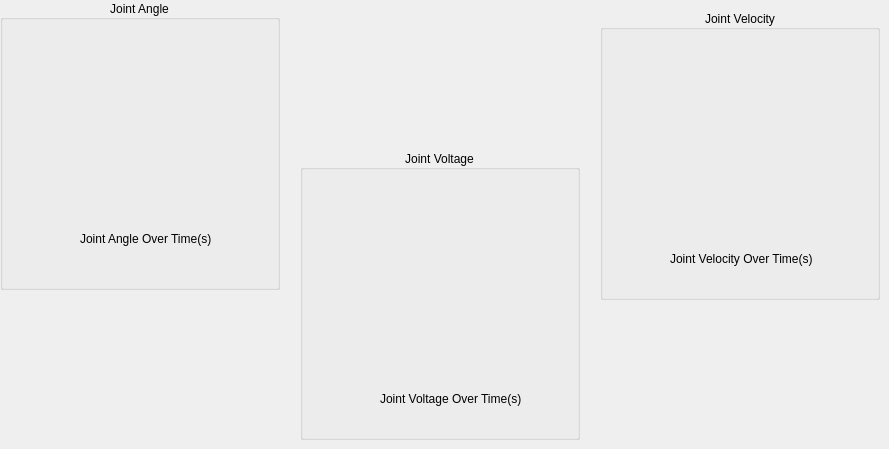
       <widget class="QWidget" name="tab_19">
        <attribute name="title">
         <string>Joint 2</string>
        </attribute>
        <widget class="QGroupBox" name="groupBox_28">
         <property name="geometry">
          <rect>
           <x>300</x>
           <y>150</y>
           <width>280</width>
           <height>290</height>
          </rect>
         </property>
         <property name="title">
          <string>Joint Voltage</string>
         </property>
         <property name="alignment">
          <set>Qt::AlignCenter</set>
         </property>
         <widget class="QLabel" name="label_116">
          <property name="geometry">
           <rect>
            <x>80</x>
            <y>240</y>
            <width>171</width>
            <height>17</height>
           </rect>
          </property>
          <property name="text">
           <string>Joint Voltage Over Time(s)</string>
          </property>
         </widget>
         <widget class="PlotWidget" name="voltageGraph_l2" native="true">
          <property name="geometry">
           <rect>
            <x>10</x>
            <y>30</y>
            <width>251</width>
            <height>191</height>
           </rect>
          </property>
         </widget>
        </widget>
        <widget class="QGroupBox" name="groupBox_29">
         <property name="geometry">
          <rect>
           <x>0</x>
           <y>0</y>
           <width>280</width>
           <height>290</height>
          </rect>
         </property>
         <property name="title">
          <string>Joint Angle</string>
         </property>
         <property name="alignment">
          <set>Qt::AlignCenter</set>
         </property>
         <widget class="QLabel" name="label_117">
          <property name="geometry">
           <rect>
            <x>80</x>
            <y>230</y>
            <width>171</width>
            <height>17</height>
           </rect>
          </property>
          <property name="text">
           <string>Joint Angle Over Time(s)</string>
          </property>
         </widget>
         <widget class="PlotWidget" name="angleGraph_l2" native="true">
          <property name="geometry">
           <rect>
            <x>10</x>
            <y>20</y>
            <width>251</width>
            <height>191</height>
           </rect>
          </property>
         </widget>
        </widget>
        <widget class="QGroupBox" name="groupBox_30">
         <property name="geometry">
          <rect>
           <x>600</x>
           <y>10</y>
           <width>280</width>
           <height>290</height>
          </rect>
         </property>
         <property name="title">
          <string>Joint Velocity</string>
         </property>
         <property name="alignment">
          <set>Qt::AlignCenter</set>
         </property>
         <widget class="QLabel" name="label_118">
          <property name="geometry">
           <rect>
            <x>70</x>
            <y>240</y>
            <width>181</width>
            <height>17</height>
           </rect>
          </property>
          <property name="text">
           <string>Joint Velocity Over Time(s)</string>
          </property>
         </widget>
         <widget class="PlotWidget" name="velocityGraph_l2" native="true">
          <property name="geometry">
           <rect>
            <x>10</x>
            <y>30</y>
            <width>251</width>
            <height>191</height>
           </rect>
          </property>
         </widget>
        </widget>
       </widget>
